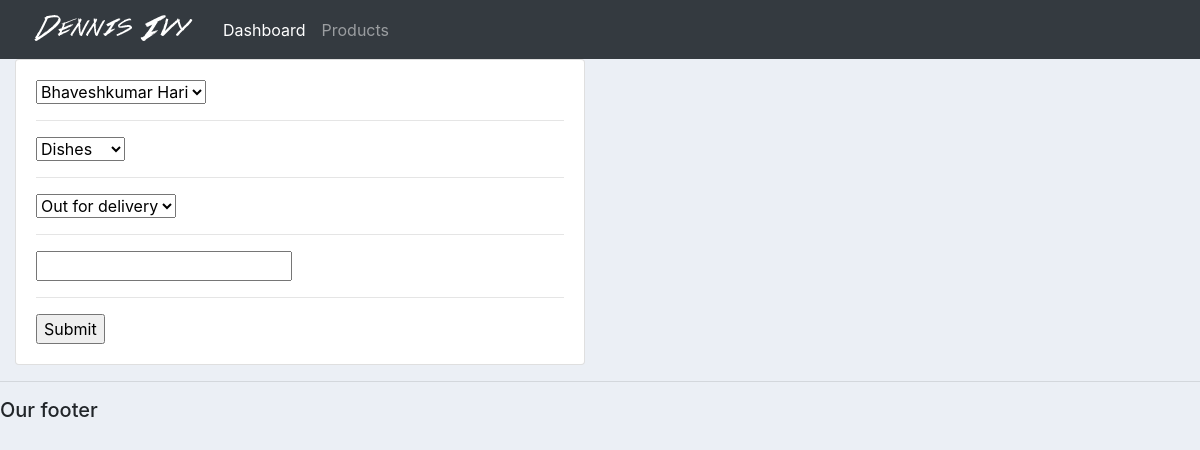
/update_order/3/, run on an earlier commit of the app's database.
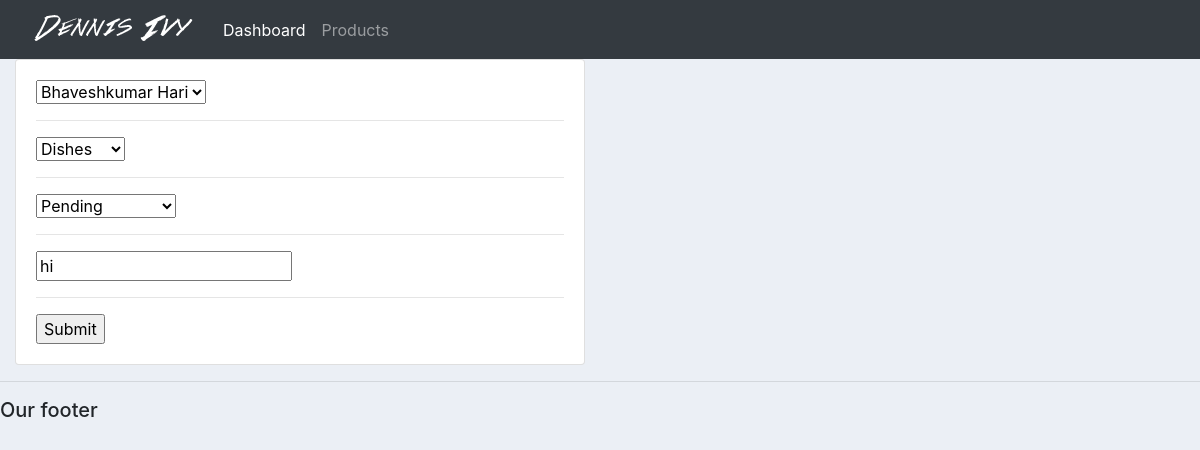
And on a later commit of the database.
### accounts/models.py (models this page shows, shortened)
class Order(models.Model):
    STATUS = (
        ('Pending', 'Pending'),
        ('Out for delivery', 'Out for delivery'),
        ('Delivered', 'Delivered')
    )
    customer = models.ForeignKey(Customer, null=True, on_delete = models.SET_NULL)
    product = models.ForeignKey(Product, null=True, on_delete = models.SET_NULL)
    date_created = models.DateTimeField(auto_now_add=True, null=True)
    status = models.CharField(max_length=200, null=True, choices=STATUS)
    note = models.CharField(max_length=1000, null=True)

### accounts/views.py (the view)
# urls.py: path('update_order/<str:pk>/', views.updateOrder, name="update_order"),
def updateOrder(request, pk):
    order = Order.objects.get(id=pk)
    form = OrderForm(instance=order)
    if request.method == 'POST':
        form = OrderForm(request.POST, instance=order)
        if form.is_valid():
            form.save()
            return redirect('/')
    context = {'formset':form}
    return render(request, 'accounts/order_form.html', context)

### accounts/forms.py
class OrderForm(ModelForm):
    class Meta:
        model = Order
        fields = '__all__'

### accounts/models.py (called while the page is built)
    def __str__(self):
        return self.name

    def __str__(self):
        return self.name

### accounts/templates/accounts/order_form.html (shortened to what this page needs)
{%  extends 'accounts/main.html' %}
{% load static %}
{% block content %}
<div class="row">
	<div class="col-md-6">
		<div class="card card-body">
			<form action="" method="POST">
                {% for form in formset %}
                    {{form}}
                    <hr>
                {% endfor %}
				<input type="submit" value="Submit">
			</form>
		</div>
	</div>
</div>
{% endblock %}

What changed in the data, as far as the page shows it:
changed Order "Bhaveshkumar Hari": status "Out for delivery" → "Pending"; note (not shown) → "hi"
